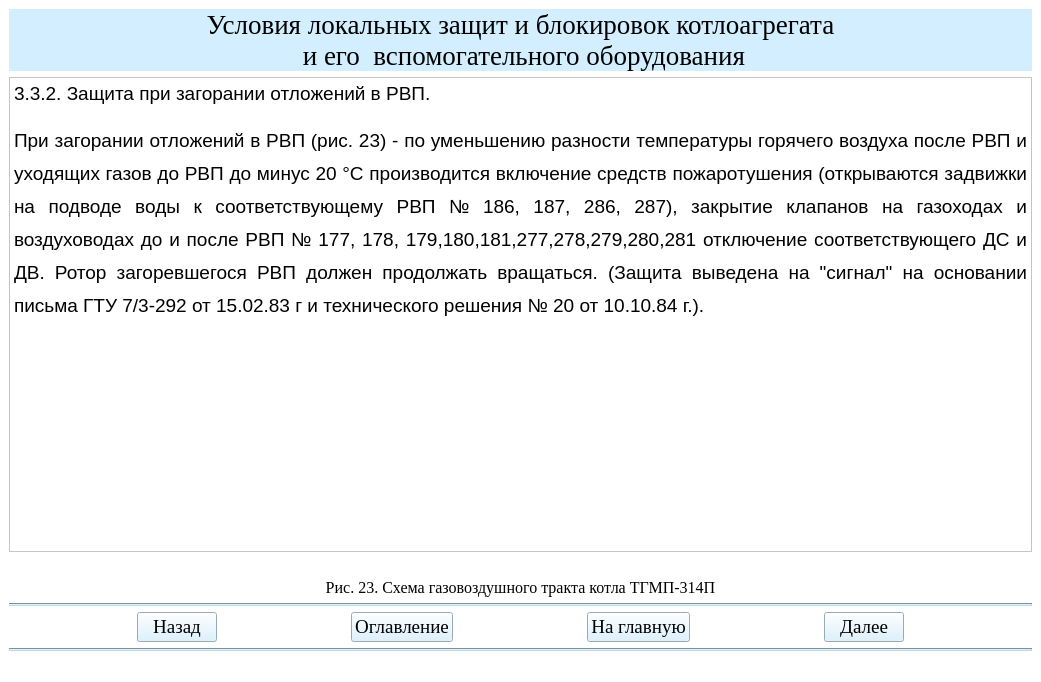
<?xml version="1.0" encoding="UTF-8"?>
<ui version="4.0">
 <class>Teoria35Window</class>
 <widget class="QMainWindow" name="Teoria35Window">
  <property name="geometry">
   <rect>
    <x>0</x>
    <y>0</y>
    <width>1041</width>
    <height>682</height>
   </rect>
  </property>
  <property name="windowTitle">
   <string>АУК</string>
  </property>
  <property name="styleSheet">
   <string notr="true">background-color: rgb(255, 255, 255);</string>
  </property>
  <widget class="QWidget" name="centralwidget">
   <layout class="QGridLayout" name="gridLayout">
    <item row="1" column="0">
     <widget class="QTextBrowser" name="textBrowser">
      <property name="html">
       <string>&lt;!DOCTYPE HTML PUBLIC &quot;-//W3C//DTD HTML 4.0//EN&quot; &quot;http://www.w3.org/TR/REC-html40/strict.dtd&quot;&gt;
&lt;html&gt;&lt;head&gt;&lt;meta name=&quot;qrichtext&quot; content=&quot;1&quot; /&gt;&lt;style type=&quot;text/css&quot;&gt;
p, li { white-space: pre-wrap; }
&lt;/style&gt;&lt;/head&gt;&lt;body style=&quot; font-family:'MS Shell Dlg 2'; font-size:8.25pt; font-weight:400; font-style:normal;&quot;&gt;
&lt;p align=&quot;justify&quot; style=&quot; margin-top:12px; margin-bottom:0px; margin-left:0px; margin-right:0px; -qt-block-indent:0; text-indent:0px; line-height:150%;&quot;&gt;&lt;span style=&quot; font-family:'Times New Roman,serif'; font-size:14pt;&quot;&gt;3.3.2. Защита при загорании отложений в РВП. &lt;/span&gt;&lt;/p&gt;
&lt;p align=&quot;justify&quot; style=&quot; margin-top:12px; margin-bottom:0px; margin-left:0px; margin-right:0px; -qt-block-indent:0; text-indent:0px; line-height:150%;&quot;&gt;&lt;span style=&quot; font-family:'Times New Roman,serif'; font-size:14pt;&quot;&gt;При загорании отложений в РВП (рис. 23) - по уменьшению разности температуры горячего воздуха после РВП и уходящих газов до РВП до минус 20 °С производится включение средств пожаротушения (открываются задвижки на подводе воды к соответствующему РВП № 186, 187, 286, 287), закрытие клапанов на газоходах и воздуховодах до и после РВП № 177, 178, 179,180,181,277,278,279,280,281 отключение соответствующего ДС и ДВ. Ротор загоревшегося РВП должен продолжать вращаться. (Защита выведена на &amp;quot;сигнал&amp;quot; на основании письма ГТУ 7/3-292 от 15.02.83 г и технического решения № 20 от 10.10.84 г.).&lt;/span&gt;&lt;span style=&quot; font-size:8pt;&quot;&gt; &lt;/span&gt;&lt;/p&gt;&lt;/body&gt;&lt;/html&gt;</string>
      </property>
     </widget>
    </item>
    <item row="6" column="0">
     <widget class="Line" name="line_2">
      <property name="styleSheet">
       <string notr="true">background-color: rgb(191, 216, 230);</string>
      </property>
      <property name="orientation">
       <enum>Qt::Horizontal</enum>
      </property>
     </widget>
    </item>
    <item row="4" column="0">
     <widget class="Line" name="line">
      <property name="styleSheet">
       <string notr="true">background-color: rgb(191, 216, 230);</string>
      </property>
      <property name="orientation">
       <enum>Qt::Horizontal</enum>
      </property>
     </widget>
    </item>
    <item row="5" column="0">
     <layout class="QHBoxLayout" name="horizontalLayout">
      <item>
       <spacer name="horizontalSpacer_2">
        <property name="orientation">
         <enum>Qt::Horizontal</enum>
        </property>
        <property name="sizeHint" stdset="0">
         <size>
          <width>40</width>
          <height>20</height>
         </size>
        </property>
       </spacer>
      </item>
      <item>
       <widget class="QPushButton" name="btn_return35">
        <property name="sizePolicy">
         <sizepolicy hsizetype="Minimum" vsizetype="Fixed">
          <horstretch>0</horstretch>
          <verstretch>0</verstretch>
         </sizepolicy>
        </property>
        <property name="font">
         <font>
          <family>Times New Roman</family>
          <pointsize>14</pointsize>
          <weight>50</weight>
          <bold>false</bold>
         </font>
        </property>
        <property name="styleSheet">
         <string notr="true">background-color: rgb(211, 239, 255);
color: rgb(0, 0, 0);</string>
        </property>
        <property name="text">
         <string>Назад</string>
        </property>
       </widget>
      </item>
      <item>
       <spacer name="horizontalSpacer_5">
        <property name="orientation">
         <enum>Qt::Horizontal</enum>
        </property>
        <property name="sizeHint" stdset="0">
         <size>
          <width>40</width>
          <height>20</height>
         </size>
        </property>
       </spacer>
      </item>
      <item>
       <widget class="QPushButton" name="btn_oglavlenie35">
        <property name="font">
         <font>
          <family>Times New Roman</family>
          <pointsize>14</pointsize>
         </font>
        </property>
        <property name="styleSheet">
         <string notr="true">background-color: rgb(211, 239, 255);
color: rgb(0, 0, 0);</string>
        </property>
        <property name="text">
         <string>Оглавление</string>
        </property>
       </widget>
      </item>
      <item>
       <spacer name="horizontalSpacer">
        <property name="orientation">
         <enum>Qt::Horizontal</enum>
        </property>
        <property name="sizeHint" stdset="0">
         <size>
          <width>40</width>
          <height>20</height>
         </size>
        </property>
       </spacer>
      </item>
      <item>
       <widget class="QPushButton" name="btn_glavnaya35">
        <property name="font">
         <font>
          <family>Times New Roman</family>
          <pointsize>14</pointsize>
          <weight>50</weight>
          <bold>false</bold>
         </font>
        </property>
        <property name="styleSheet">
         <string notr="true">background-color: rgb(211, 239, 255);
color: rgb(0, 0, 0);</string>
        </property>
        <property name="text">
         <string>На главную</string>
        </property>
       </widget>
      </item>
      <item>
       <spacer name="horizontalSpacer_3">
        <property name="orientation">
         <enum>Qt::Horizontal</enum>
        </property>
        <property name="sizeHint" stdset="0">
         <size>
          <width>40</width>
          <height>20</height>
         </size>
        </property>
       </spacer>
      </item>
      <item>
       <widget class="QPushButton" name="btn_dalee35">
        <property name="font">
         <font>
          <family>Times New Roman</family>
          <pointsize>14</pointsize>
          <weight>50</weight>
          <bold>false</bold>
         </font>
        </property>
        <property name="styleSheet">
         <string notr="true">background-color: rgb(211, 239, 255);
color: rgb(0, 0, 0);</string>
        </property>
        <property name="text">
         <string>Далее</string>
        </property>
       </widget>
      </item>
      <item>
       <spacer name="horizontalSpacer_4">
        <property name="orientation">
         <enum>Qt::Horizontal</enum>
        </property>
        <property name="sizeHint" stdset="0">
         <size>
          <width>40</width>
          <height>20</height>
         </size>
        </property>
       </spacer>
      </item>
     </layout>
    </item>
    <item row="0" column="0">
     <widget class="QLabel" name="label_3">
      <property name="font">
       <font>
        <family>Times New Roman</family>
        <pointsize>20</pointsize>
       </font>
      </property>
      <property name="styleSheet">
       <string notr="true">background-color: rgb(211, 239, 255);</string>
      </property>
      <property name="text">
       <string>Условия локальных защит и блокировок котлоагрегата 
 и его  вспомогательного оборудования</string>
      </property>
      <property name="alignment">
       <set>Qt::AlignCenter</set>
      </property>
     </widget>
    </item>
    <item row="2" column="0">
     <widget class="QLabel" name="label">
      <property name="text">
       <string/>
      </property>
      <property name="pixmap">
       <pixmap>рис24.png</pixmap>
      </property>
      <property name="alignment">
       <set>Qt::AlignCenter</set>
      </property>
     </widget>
    </item>
    <item row="3" column="0">
     <widget class="QLabel" name="label_2">
      <property name="font">
       <font>
        <family>Times New Roman</family>
        <pointsize>12</pointsize>
       </font>
      </property>
      <property name="text">
       <string>Рис. 23. Схема газовоздушного тракта котла ТГМП-314П</string>
      </property>
      <property name="alignment">
       <set>Qt::AlignCenter</set>
      </property>
     </widget>
    </item>
   </layout>
  </widget>
  <widget class="QStatusBar" name="statusbar"/>
 </widget>
 <resources/>
 <connections/>
</ui>
